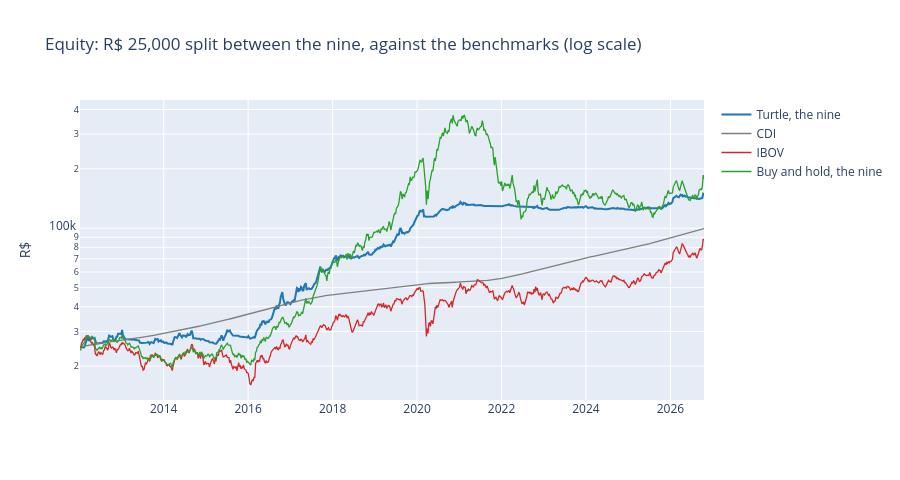

Notebook code cell kept with this figure:
### Markdown cell above
## 7. The nine as one portfolio

The capital is split equally between the nine (independent slots of `capital / 9`, `b3core.portfolio`; each slot keeps `risk_pct` of its own capital and there is still no cap on the money in a slot). Compared with leaving the same money in the CDI, in the IBOV, and in buying and holding the nine equally.

### Code cell
slot = replace(CONFIG, capital_brl=CAPITAL / len(nine))
slot_runs = run_all({t: universe[t] for t in nine}, slot)
slot_curves = {t: pd.Series(r.equity, index=days_[t]) for t, r in slot_runs.items()}
portfolio = combine_equity(slot_curves)
summary = summarize_portfolio(portfolio, CAPITAL, cdi)
index_curve = index_equity(ibov, pd.DatetimeIndex(portfolio.index), CAPITAL)
held_curve = buy_and_hold_equity({t: universe[t] for t in nine}, CAPITAL)
held_curve.index = pd.DatetimeIndex(held_curve.index).tz_convert("America/Sao_Paulo").tz_localize(None).normalize() if getattr(held_curve.index, "tz", None) else held_curve.index
cdi_window = cdi[(cdi.index > portfolio.index[0]) & (cdi.index <= portfolio.index[-1])]
cdi_curve = CAPITAL * (1 + cdi_window / 100).cumprod()
cdi_curve = pd.concat([pd.Series([CAPITAL], index=[portfolio.index[0]]), cdi_curve])

weekly = lambda s: s.resample("W").last().dropna()
figure = go.Figure()
for label, curve, color in (("Turtle, the nine", portfolio, "#1f77b4"), ("CDI", cdi_curve, "#7f7f7f"), ("IBOV", index_curve, "#d62728"), ("Buy and hold, the nine", held_curve, "#2ca02c")):
    weekly_curve = weekly(curve)
    figure.add_trace(go.Scatter(x=weekly_curve.index, y=weekly_curve.round(0), name=label, line={"color": color, "width": 2 if label.startswith("Turtle") else 1.3}))
figure.update_layout(title="Equity: R$ 25,000 split between the nine, against the benchmarks (log scale)", yaxis={"type": "log", "title": "R$"}, height=480, hovermode="x unified")
figure.show()

print(f"Portfolio CAGR {summary.cagr:.1%}  |  CDI {summary.cdi_cagr:.1%}  |  excess {summary.excess:+.1%}  |  beats CDI: {summary.beats_cdi}")
print(f"Max equity drawdown {summary.max_equity_drawdown:.1%}  |  Calmar {summary.calmar:.2f}  |  sum of slot peaks / capital {sum(r.peak_cost for r in slot_runs.values()) / CAPITAL:.1f}x")
ibov_cmp = compare_with_index(summary.cagr, summary.years, ibov, portfolio.index)
print(f"IBOV CAGR {ibov_cmp.cagr:.1%}  |  beats IBOV: {ibov_cmp.beats}")

### Figure 1 — Plotly figure (JSON) as saved in the notebook; plotly's stock layout.template omitted (floating-point values rounded to 4 significant figures; data arrays with more than 128 entries replaced by an {"elided": "..."} marker saying what was removed)
{"data": [{"line": {"color": "#1f77b4", "width": 2}, "name": "Turtle, the nine", "type": "scatter", "x": {"elided": "772 str values"}, "y": {"elided": "772 float values"}}, {"line": {"color": "#7f7f7f", "width": 1.3}, "name": "CDI", "type": "scatter", "x": {"elided": "772 str values"}, "y": {"elided": "772 float values"}}, {"line": {"color": "#d62728", "width": 1.3}, "name": "IBOV", "type": "scatter", "x": {"elided": "772 str values"}, "y": {"elided": "772 float values"}}, {"line": {"color": "#2ca02c", "width": 1.3}, "name": "Buy and hold, the nine", "type": "scatter", "x": {"elided": "772 str values"}, "y": {"elided": "772 float values"}}], "layout": {"height": 480, "hovermode": "x unified", "title": {"text": "Equity: R$ 25,000 split between the nine, against the benchmarks (log scale)"}, "yaxis": {"title": {"text": "R$"}, "type": "log"}}}
